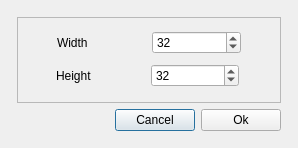
<?xml version="1.0" encoding="UTF-8"?>
<ui version="4.0">
 <class>NewSprite2Dialog</class>
 <widget class="QDialog" name="NewSprite2Dialog">
  <property name="geometry">
   <rect>
    <x>0</x>
    <y>0</y>
    <width>298</width>
    <height>148</height>
   </rect>
  </property>
  <property name="windowTitle">
   <string>Dialog</string>
  </property>
  <layout class="QHBoxLayout" name="horizontalLayout_4">
   <item>
    <layout class="QVBoxLayout" name="verticalLayout_2" stretch="1,0">
     <property name="leftMargin">
      <number>6</number>
     </property>
     <property name="topMargin">
      <number>6</number>
     </property>
     <property name="rightMargin">
      <number>6</number>
     </property>
     <property name="bottomMargin">
      <number>6</number>
     </property>
     <item>
      <widget class="QFrame" name="frame">
       <property name="frameShape">
        <enum>QFrame::Shape::StyledPanel</enum>
       </property>
       <property name="frameShadow">
        <enum>QFrame::Shadow::Raised</enum>
       </property>
       <layout class="QVBoxLayout" name="verticalLayout" stretch="0,0">
        <item>
         <layout class="QHBoxLayout" name="horizontalLayout_3">
          <property name="leftMargin">
           <number>30</number>
          </property>
          <property name="rightMargin">
           <number>30</number>
          </property>
          <item>
           <widget class="QLabel" name="labelWidth">
            <property name="text">
             <string>Width</string>
            </property>
           </widget>
          </item>
          <item>
           <widget class="QSpinBox" name="spinBoxWidth">
            <property name="value">
             <number>32</number>
            </property>
           </widget>
          </item>
         </layout>
        </item>
        <item>
         <layout class="QHBoxLayout" name="horizontalLayout_2">
          <property name="sizeConstraint">
           <enum>QLayout::SizeConstraint::SetDefaultConstraint</enum>
          </property>
          <property name="leftMargin">
           <number>29</number>
          </property>
          <property name="rightMargin">
           <number>32</number>
          </property>
          <item>
           <widget class="QLabel" name="labelHeight">
            <property name="text">
             <string>Height</string>
            </property>
           </widget>
          </item>
          <item>
           <widget class="QSpinBox" name="spinBoxHeight">
            <property name="value">
             <number>32</number>
            </property>
           </widget>
          </item>
         </layout>
        </item>
       </layout>
      </widget>
     </item>
     <item>
      <layout class="QHBoxLayout" name="horizontalLayout">
       <item>
        <spacer name="horizontalSpacer">
         <property name="orientation">
          <enum>Qt::Orientation::Horizontal</enum>
         </property>
         <property name="sizeHint" stdset="0">
          <size>
           <width>40</width>
           <height>20</height>
          </size>
         </property>
        </spacer>
       </item>
       <item>
        <widget class="QPushButton" name="CancelBtn">
         <property name="text">
          <string>Cancel</string>
         </property>
        </widget>
       </item>
       <item>
        <widget class="QPushButton" name="OkBtn">
         <property name="text">
          <string>Ok</string>
         </property>
         <property name="default">
          <bool>false</bool>
         </property>
        </widget>
       </item>
      </layout>
     </item>
    </layout>
   </item>
  </layout>
 </widget>
 <resources/>
 <connections/>
</ui>
